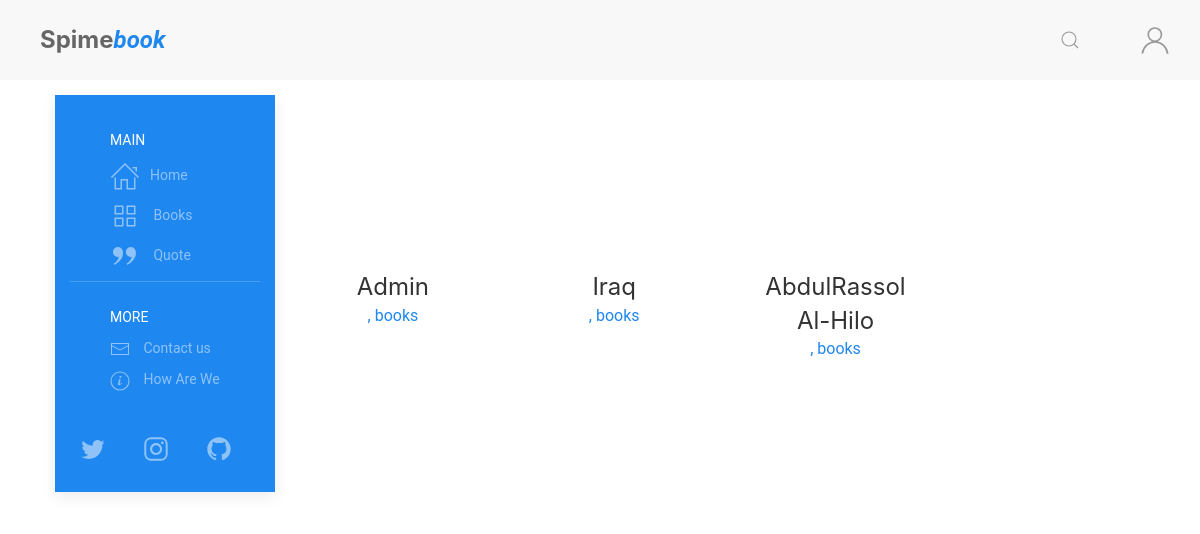
Screenshot of /authors/ with the database file from the repository.
### authors/models.py (models this page shows, shortened)
class EN(models.Model):
    lang = models.CharField(max_length=2, default='en', auto_created='en')
    author = models.OneToOneField(
        Author, on_delete=models.CASCADE, verbose_name='Author')
    name = models.CharField(max_length=255, null=True,
                            blank=True, verbose_name='Author Name')
    short = models.CharField(max_length=255, null=True,
                             blank=True, verbose_name='Short')
    author_Bio = models.TextField(
        null=True, blank=True, verbose_name='Author Bio')
    class Meta:
        verbose_name = _("English Translation)")
        verbose_name_plural = _("English Translation")
    def __str__(self):
        if self.name is None:
            return translator.translate(self.author.title).text
        else:
            return self.name

### authors/views.py (the view)
# urls.py: path('', views.authors, name='a-authors'),
def authors(request):
    lang = get_lang(request)
    authors_list = eval(f"{lang.upper()}.objects.all()")
    page = request.GET.get('page', 1)
    paginator = Paginator(authors_list, 20)
    try:
        authors = paginator.page(page)
    except PageNotAnInteger:
        authors = paginator.page(1)
    except EmptyPage:
        authors = paginator.page(paginator.num_pages)
    context = {
        'title': _('Authors, Spimebook'),
        'authors': authors,
    }
    response = render(request, 'authors/index.html', context)
    return response

### authors/views.py (called while the page is built)
def get_lang(request):
    if request.user.is_authenticated:
        lang = request.user.profile.lang
    else:
        lang = get_language_from_request(request)
        for tu in settings.LANGUAGES:
            if lang in tu:
                break
            else:
                lang = 'en'
    return lang

### posts/templatetags/posts_extra.py (called while the page is built)
@register.inclusion_tag('posts/costumtags/infinite_scroll_js.html')
def infinite_scroll_js():
    context = {
    }
    return context

### authors/templates/authors/index.html (shortened to what this page needs)
{% extends "posts/base.html" %}
{% load static %}
{% load i18n %}
{% load posts_extra %}
{% block content %}
<div class="books uk-grid-small uk-child-width-auto uk-text-center article-feed" uk-grid>
    {% for author in authors %}
    <div class="uk-width-1-2@s uk-width-1-3@m uk-width-1-4@l article">
        <a href="{% url 'author' author.id author.author.title %}">
            <div class="uk-padding-small">
                <div class="uk-card-media-top">
                </div>
                <div class="uk-card-body uk-padding-remove">
                    <h5 class="uk-card-title uk-margin-small-top uk-margin-remove-bottom">{{author}}
                    </h5>
                    <span>{{book.readed}}, books</span>
                </div>
            </div>
        </a>
    </div>
    {% endfor %}
</div>
{% endblock content %}

### posts/static/posts/css/my_style.css (style rules this page uses)
* { font-family: 'Roboto', sans-serif; box-sizing: border-box }
body { color: #666 }

### rows the page displays
EN: name "Admin"
EN: name "Iraq"
EN: name "AbdulRassol Al-Hilo"
